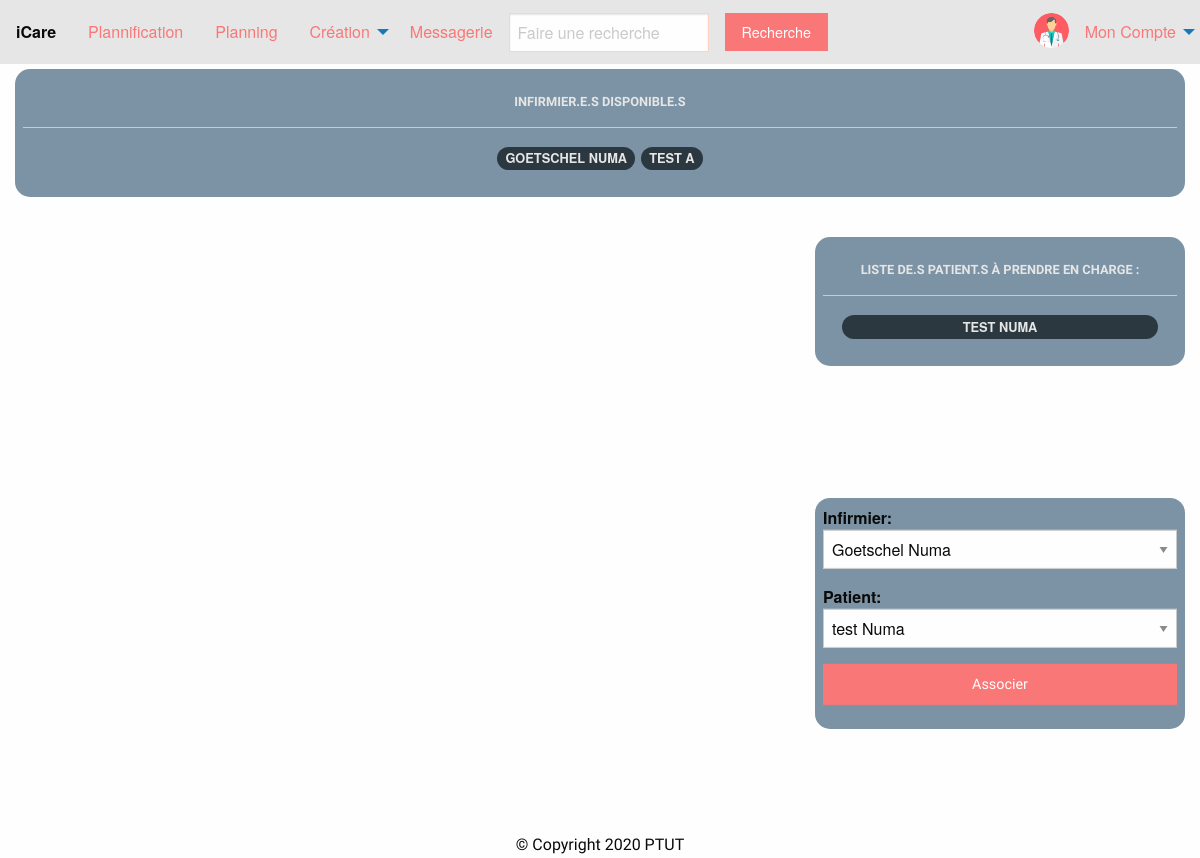
The app's page /plannification.php, older data.
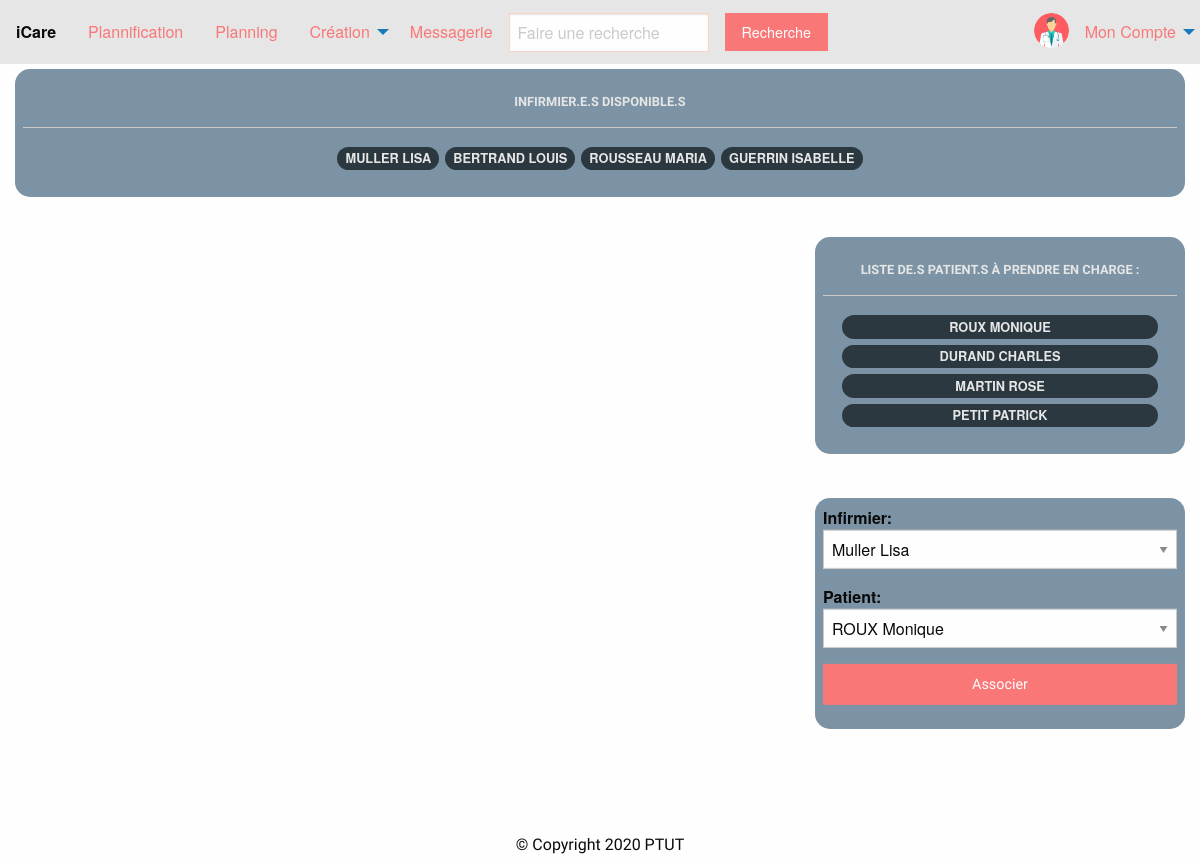
The same page, newer data.
### tables this page shows
CREATE TABLE `infirmier` (
  `idInfirmier` int(11) NOT NULL,
  `nom` varchar(25) NOT NULL,
  `prenom` varchar(25) NOT NULL,
  `email` text NOT NULL,
  `dateNaissance` date NOT NULL,
  `adresse` text NOT NULL,
  `codePostal` int(11) NOT NULL,
  `ville` varchar(50) NOT NULL,
  `telephone` bigint(20) NOT NULL,
  `commentaire` text NOT NULL
);

CREATE TABLE `patient` (
  `idPatient` int(11) NOT NULL,
  `nom` varchar(25) NOT NULL,
  `prenom` varchar(25) NOT NULL,
  `email` text NOT NULL,
  `dateNaissance` date NOT NULL,
  `adresse` text NOT NULL,
  `codePostal` int(11) NOT NULL,
  `ville` varchar(50) NOT NULL,
  `telephone` bigint(20) NOT NULL,
  `commentaire` text NOT NULL,
  `taille` int(11) NOT NULL,
  `poids` int(11) NOT NULL,
  `typeHabitation` varchar(20) DEFAULT NULL
);

### plannification.php (the view, shortened to what this page needs)
<?php
$bdd = new PDO('mysql:host=localhost;dbname=icare','root','');
$bdd->setAttribute(PDO::ATTR_ERRMODE, PDO::ERRMODE_EXCEPTION);
?>
<!DOCTYPE html>
<head>
    <link href="css/app.css" rel="stylesheet">
    <link href="css/style.css" rel="stylesheet">
    <link href="css/font-awesome.min.css" rel="stylesheet">
    <link rel="stylesheet" href="https://use.fontawesome.com/releases/v5.7.2/css/all.css">
</head>
<body>
    <header>
       <?php
        include "header.php" ;
       ?>
    </header>
    <main>
        <div class="grid-container">
            <div class="grid-y grid-margin-y">
                <div class="cell small-4">
                    <div class="cell">
                        <section class="tag-cloud-section">
                            <h5 class="tag-cloud-title">INFIRMIER.E.S DISPONIBLE.S</h5>
                            <section class="tag-cloud">
                                <?php
                                $rechercheInfirmier=$bdd->prepare("SELECT nom,prenom from infirmier");
                                $rechercheInfirmier->execute();
                                $nbInfirmier = $rechercheInfirmier->rowCount();
                                for ($i = 1; $i <= $nbInfirmier; $i++)
                                {
                                  $listeInf = $rechercheInfirmier->fetch();
                                  echo "<a class='tag-cloud-individual-tag' onclick='afficheItineraire()''>",$listeInf['nom']," ",$listeInf['prenom'],"</a>";
                                }
                                ?>
                            </section>
                        </section>
                    </div>
                </div>
                <div class="cell" style="height: 600px;">
                    <div class="grid-x grid-margin-x" style="height: inherit;">
                        <div class="cell auto">
                            <div id="map"></div>
                        </div>
                        <div class="cell small-4">
                            <div class="grid-y grid-margin-y">
                                <div class="cell auto">
                                    <section class="cell tag-cloud-section">
                                        <h5 class="tag-cloud-title"> <a onclick="affichePlusieursMarqueurs()"
                                                style="color: inherit;">Liste de.s
                                                patient.s à prendre en charge : </a></h5>
                                        <section class="tag-cloud menu vertical">
                                            <?php
                                            $recherchePatient=$bdd->prepare("SELECT nom,prenom from patient");
                                            $recherchePatient->execute();
                                            $nbPatient = $recherchePatient->rowCount();
                                            for ($i = 1; $i <= $nbPatient; $i++)
                                            {
                                              $listePat = $recherchePatient->fetch();
                                              echo "<a class='tag-cloud-individual-tag'
                                                onclick='positionnerMarqueur()'>",$listePat['nom']," ",$listePat['prenom'],"</a>";
                                            }
                                            ?>
                                        </section>
                                    </section>
                                </div>
                                <div class="cell auto">
                                    <section class="cell tag-cloud-section" style="transform: translateY(100%);">
                                        <strong>Infirmier: </strong>
                                        <select id="infirmier" onchange="#">
                                            <?php
                                            $rechercheInfirmier=$bdd->prepare("SELECT nom,prenom from infirmier");
                                            $rechercheInfirmier->execute();
                                            $nbInfirmier = $rechercheInfirmier->rowCount();
                                            for ($i = 1; $i <= $nbInfirmier; $i++)
                                            {
                                              $listeInf = $rechercheInfirmier->fetch();
                                              echo "<option value='#'>",$listeInf['nom']," ",$listeInf['prenom'],"</option>";
                                            }
                                            ?>
                                        </select>
                                        <strong>Patient: </strong>
                                        <select id="patient">
                                            <?php
                                            $recherchePatient=$bdd->prepare("SELECT nom,prenom from patient");
                                            $recherchePatient->execute();
                                            $nbPatient = $recherchePatient->rowCount();
                                            for ($i = 1; $i <= $nbPatient; $i++)
                                            {
                                              $listePat = $recherchePatient->fetch();
                                              echo "<option value='#'>",$listePat['nom']," ",$listePat['prenom'],"</option>";
                                            }
                                            ?>
                                        </select>
                                        <p><a class="button expanded" href="#">Associer</a></p>
                                    </section>
                                </div>
                            </div>
                        </div>
                    </div>
                </div>
            </div>
        </div>
    </main>
</body>
<footer>
    <p class="text-center">© Copyright 2020 PTUT</p>
</footer>

### header.php (shortened to what this page needs)
<div class="sticky-container" data-sticky-container style="height: 4rem;">
           <div class="sticky xticky-topbar is-stuck is-at-top" data-sticky="ne76bl-cticky"
               data-options="anchor: page; marginTop: 0; stickyOn: small;"
               style="max-width: 1680px; margin-top: 0em; top: 0px; bottom: auto;" data-events="resize">
               <div class="top-bar" role="banner">
                   <div class="top-bar-left">
                       <ul class="menu dropdown">
                           <li class="menu-text"> iCare</li>
                           <li><a href="plannification.php">Plannification</a></li>
                           <li><a href="planning.php">Planning</a></li>
                           <li class="has-submenu is-dropdown-submenu-parent opens-right" id="maCreation">
                               <a href="#">Création</a>
                           </li>
                           <li><a href="messagerie.html">Messagerie</a></li>
                           <li><input type="search" placeholder="Faire une recherche" id="recherche"></li>
                           <li><button type="button" class="button">Recherche</button></li>
                       </ul>
                   </div>
                   <div class="top-bar-right">
                       <ul class="dropdown menu">
                           <li><img class="photo-de-profil" src="img/emma.png" alt="#"></li>
                           <li class="has-submenu is-dropdown-submenu-parent opens-right" id="monCompte">
                               <a href="#">Mon Compte</a>
                           </li>
                       </ul>
                   </div>
               </div>
           </div>
       </div>

### css/style.css (style rules this page uses)
.photo-de-profil { border-radius: 50%; overflow: hidden; width: 35px; height: 35px; margin: auto; }
.tag-cloud-section { background: #7b93a4; padding: 0.5rem; margin: 5px auto; border-radius: 15px; }
.tag-cloud-title { text-align: center; text-transform: uppercase; font-weight: bold; color: #e6e6e6; border-bottom: 1px solid #cacaca; padding: 1rem 0; margin-bottom: 1rem; }
.tag-cloud { margin: 1rem; text-align: center; list-style: none; }
.tag-cloud .tag-cloud-individual-tag { display: inline-block; padding: 0.33333rem 0.5rem; border-radius: 0; font-size: 0.8rem; line-height: 1; white-space: nowrap; cursor: default; border-radius: 5000px; background: #2c3840; display: inline-block; color: #e6e6e6; margin: 3px; text-transform: uppercase; font-weight: bold; }
#map { height: 100%; }

Row changes from the older to the newer data that the page shows:
removed infirmier: nom "GOETSCHEL", prenom "NUMA"
removed infirmier: nom "TEST", prenom "A"
removed patient: nom "TEST", prenom "NUMA"
added infirmier: nom "MULLER", prenom "LISA"
added infirmier: nom "BERTRAND", prenom "LOUIS"
added infirmier: nom "ROUSSEAU", prenom "MARIA"
added infirmier: nom "GUERRIN", prenom "ISABELLE"
added patient: nom "ROUX", prenom "MONIQUE"
added patient: nom "DURAND", prenom "CHARLES"
added patient: nom "MARTIN", prenom "ROSE"
added patient: nom "PETIT", prenom "PATRICK"
Text that changed along with them:
form field value: "Goetschel Numa" → "Muller Lisa"
form field value: "test Numa" → "ROUX Monique"
